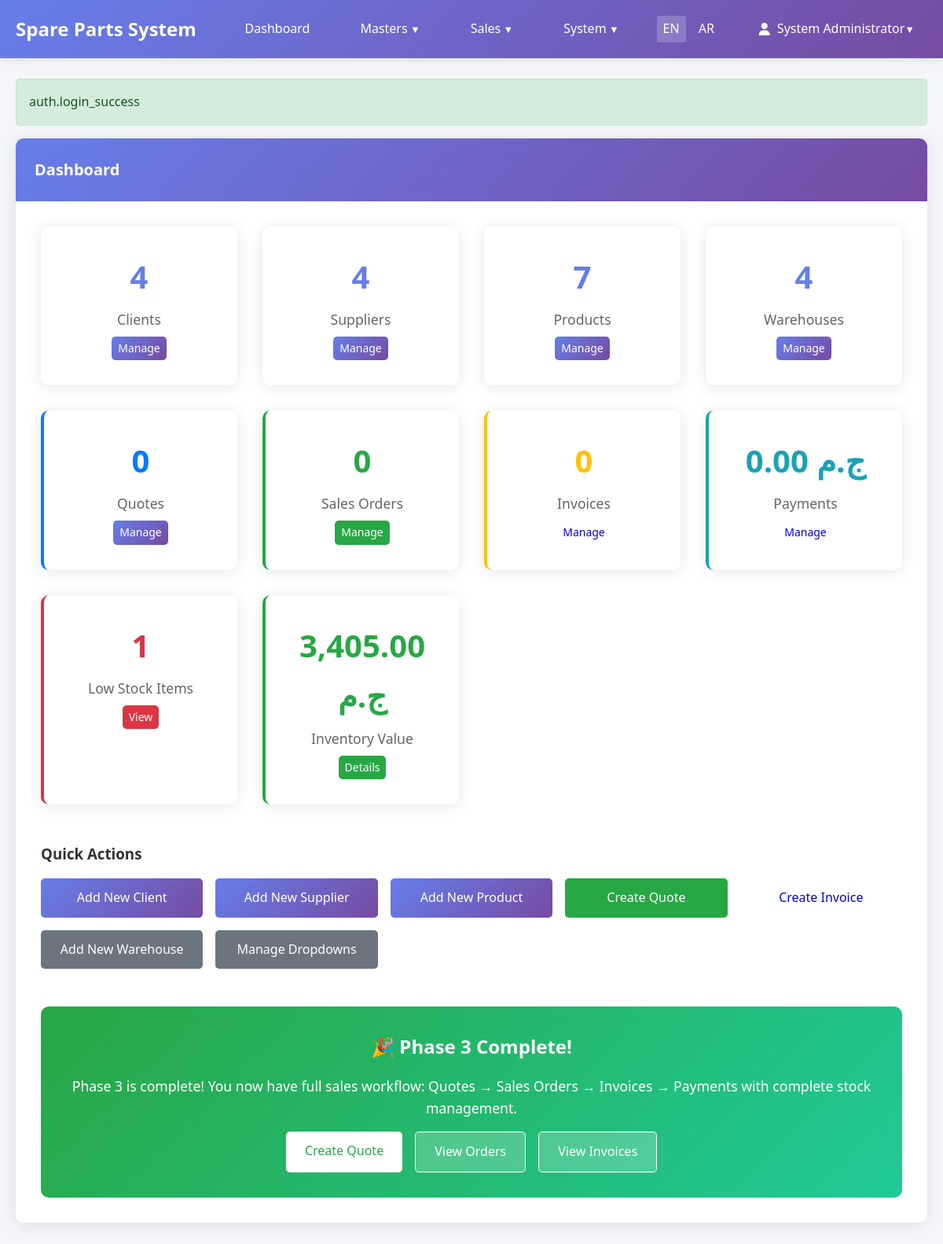
Page /dashboard (signed in) on the committed database.
### tables this page shows
CREATE TABLE `sp_currencies` (
  `id` int NOT NULL AUTO_INCREMENT,
  `code` varchar(3) NOT NULL,
  `name` varchar(50) NOT NULL,
  `symbol` varchar(10) NOT NULL,
  `is_primary` tinyint(1) NOT NULL DEFAULT '0',
  `is_active` tinyint(1) NOT NULL DEFAULT '1',
  `exchange_rate` decimal(10,6) NOT NULL DEFAULT '1.000000',
  `decimal_places` tinyint NOT NULL DEFAULT '2',
  `created_at` timestamp NOT NULL DEFAULT CURRENT_TIMESTAMP,
  `updated_at` timestamp NOT NULL DEFAULT CURRENT_TIMESTAMP ON UPDATE CURRENT_TIMESTAMP,
  PRIMARY KEY (`id`),
  UNIQUE KEY `code` (`code`),
  KEY `is_primary` (`is_primary`),
  KEY `is_active` (`is_active`)
);

### app/views/dashboard/index.php (the view, shortened to what the rows shown need)
<div class="card">
    <div class="card-header">
        <h1 class="card-title"><?= I18n::t('navigation.dashboard') ?></h1>
    </div>
    <div class="card-body">
        <div class="dashboard-stats">
            <div class="stat-card">
                <div class="stat-number"><?= number_format($stats['clients']) ?></div>
                <div class="stat-label"><?= I18n::t('navigation.clients') ?></div>
                <div style="margin-top: 0.5rem;">
                    <a href="/clients" class="btn btn-sm btn-primary">Manage</a>
                </div>
            </div>
            <div class="stat-card">
                <div class="stat-number"><?= number_format($stats['suppliers']) ?></div>
                <div class="stat-label"><?= I18n::t('navigation.suppliers') ?></div>
                <div style="margin-top: 0.5rem;">
                    <a href="/suppliers" class="btn btn-sm btn-primary">Manage</a>
                </div>
            </div>
            <div class="stat-card">
                <div class="stat-number"><?= number_format($stats['products']) ?></div>
                <div class="stat-label"><?= I18n::t('navigation.products') ?></div>
                <div style="margin-top: 0.5rem;">
                    <a href="/products" class="btn btn-sm btn-primary">Manage</a>
                </div>
            </div>
            <div class="stat-card">
                <div class="stat-number"><?= number_format($stats['warehouses']) ?></div>
                <div class="stat-label"><?= I18n::t('navigation.warehouses') ?></div>
                <div style="margin-top: 0.5rem;">
                    <a href="/warehouses" class="btn btn-sm btn-primary">Manage</a>
                </div>
            </div>
            <div class="stat-card" style="border-left: 4px solid #007bff;">
                <div class="stat-number" style="color: #007bff;"><?= number_format($stats['quotes'] ?? 0) ?></div>
                <div class="stat-label"><?= I18n::t('navigation.quotes') ?></div>
                <div style="margin-top: 0.5rem;">
                    <a href="/quotes" class="btn btn-sm btn-primary">Manage</a>
                </div>
            </div>
            <div class="stat-card" style="border-left: 4px solid #28a745;">
                <div class="stat-number" style="color: #28a745;"><?= number_format($stats['sales_orders'] ?? 0) ?></div>
                <div class="stat-label"><?= I18n::t('navigation.sales_orders') ?></div>
                <div style="margin-top: 0.5rem;">
                    <a href="/salesorders" class="btn btn-sm btn-success">Manage</a>
                </div>
            </div>
            <div class="stat-card" style="border-left: 4px solid #ffc107;">
                <div class="stat-number" style="color: #ffc107;"><?= number_format($stats['invoices'] ?? 0) ?></div>
                <div class="stat-label"><?= I18n::t('navigation.invoices') ?></div>
                <div style="margin-top: 0.5rem;">
                    <a href="/invoices" class="btn btn-sm btn-warning">Manage</a>
                </div>
            </div>
            <div class="stat-card" style="border-left: 4px solid #17a2b8;">
                <div class="stat-number" style="color: #17a2b8;">
                    <?= Helpers::formatCurrency($stats['payments_total'] ?? 0) ?>
                </div>
                <div class="stat-label"><?= I18n::t('navigation.payments') ?></div>
                <div style="margin-top: 0.5rem;">
                    <a href="/payments" class="btn btn-sm btn-info">Manage</a>
                </div>
            </div>
            <div class="stat-card" style="border-left: 4px solid #dc3545;">
                <div class="stat-number" style="color: #dc3545;"><?= number_format($stats['low_stock']) ?></div>
                <div class="stat-label">Low Stock Items</div>
                <div style="margin-top: 0.5rem;">
                    <a href="/products?search=low_stock" class="btn btn-sm btn-danger">View</a>
                </div>
            </div>
            <div class="stat-card" style="border-left: 4px solid #28a745;">
                <div class="stat-number" style="color: #28a745;">
                    <?= Helpers::formatCurrency($stats['inventory_value']) ?>
                </div>
                <div class="stat-label">Inventory Value</div>
                <div style="margin-top: 0.5rem;">
                    <a href="/products" class="btn btn-sm btn-success">Details</a>
                </div>
            </div>
        </div>
        <div class="quick-actions" style="margin-top: 3rem;">
            <h3 style="margin-bottom: 1rem;">Quick Actions</h3>
            <div style="display: grid; grid-template-columns: repeat(auto-fit, minmax(200px, 1fr)); gap: 1rem;">
                <a href="/clients/create" class="btn btn-primary">Add New Client</a>
                <a href="/suppliers/create" class="btn btn-primary">Add New Supplier</a>
                <a href="/products/create" class="btn btn-primary">Add New Product</a>
                <a href="/quotes/create" class="btn btn-success">Create Quote</a>
                <a href="/invoices/create" class="btn btn-warning">Create Invoice</a>
                <a href="/warehouses/create" class="btn btn-secondary">Add New Warehouse</a>
                <a href="/dropdowns" class="btn btn-secondary">Manage Dropdowns</a>
            </div>
        </div>
        <div style="text-align: center; margin-top: 3rem; padding: 2rem; background: linear-gradient(135deg, #28a745 0%, #20c997 100%); border-radius: 10px; color: white;">
            <h2 style="color: white; margin-bottom: 1rem;">🎉 Phase 3 Complete!</h2>
            <p style="margin-bottom: 1rem; font-size: 1.1rem;">
                <?= I18n::getLocale() === 'ar' ?
                    'تم إكمال المرحلة الثالثة بنجاح! يمكنك الآن إدارة العملاء والموردين والمخازن والمنتجات وعروض الأسعار وأوامر البيع والفواتير والمدفوعات.' :
                    'Phase 3 is complete! You now have full sales workflow: Quotes → Sales Orders → Invoices → Payments with complete stock management.'
                ?>
            </p>
            <div style="display: flex; justify-content: center; gap: 1rem; margin-top: 1rem;">
                <a href="/quotes/create" class="btn" style="background: white; color: #28a745;">Create Quote</a>
                <a href="/salesorders" class="btn" style="background: rgba(255,255,255,0.2); color: white; border: 1px solid white;">View Orders</a>
                <a href="/invoices" class="btn" style="background: rgba(255,255,255,0.2); color: white; border: 1px solid white;">View Invoices</a>
            </div>
        </div>
    </div>
</div>
<?php
include __DIR__ . '/../layouts/base.php';
?>

### app/core/Router.php (shortened to what the rows shown need)
<?php
class Router
{
    private array $routes = [];
    private array $groupStack = [];
    public function group(array $attributes, callable $callback): void
    {
        $this->groupStack[] = $attributes;
        array_pop($this->groupStack);
    }
    private function addRoute(string $method, string $path, string $action): void
    {
        $path = '/' . trim($path, '/');
        if ($path !== '/') {
            $path = rtrim($path, '/');
        }
        $route = [
            'method' => $method,
            'path' => $path,
            'action' => $action,
            'middleware' => $this->getGroupMiddleware()
        ];
        $this->routes[] = $route;
    }
    private function getGroupMiddleware(): array
    {
        $middleware = [];
        foreach ($this->groupStack as $group) {
            if (isset($group['auth']) && $group['auth']) {
                $middleware[] = 'auth';
            }
        }
        return $middleware;
    }
    public function resolve(): void
    {
        $method = $_SERVER['REQUEST_METHOD'];
        $path = parse_url($_SERVER['REQUEST_URI'], PHP_URL_PATH);
        $path = '/' . trim($path, '/');
        if ($path !== '/') {
            $path = rtrim($path, '/');
        }
        foreach ($this->routes as $route) {
            if ($route['method'] === $method && $this->matchPath($route['path'], $path)) {
                $this->executeAction($route['action'], $this->extractParams($route['path'], $path));
                return;
            }
        }
    }
    private function matchPath(string $routePath, string $requestPath): bool
    {
        $pattern = preg_replace('/\{[^}]+\}/', '([^/]+)', $routePath);
        $pattern = '#^' . $pattern . '$#';
        return (bool) preg_match($pattern, $requestPath);
    }
    private function extractParams(string $routePath, string $requestPath): array
    {
        $params = [];
        return $params;
    }
    private function executeAction(string $action, array $params = []): void
    {
        [$controllerName, $methodName] = explode('@', $action);
        $controller = new $controllerClass();
        $controller->$methodName($params);
    }
}

### rows in the picture
sp_currencies: Helpers::formatCurrency($stats['payments_total'] ?? 0) "0.00 ج.م", Helpers::formatCurrency($stats['inventory_value']) "3,405.00 ج.م"

### other values in the picture
Helpers::escape($message) "auth.login_success"
$stats['clients'] "4"
$stats['suppliers'] "4"
$stats['products'] "7"
$stats['warehouses'] "4"
$stats['quotes'] "0"
$stats['sales_orders'] "0"
$stats['invoices'] "0"
$stats['low_stock'] "1"
